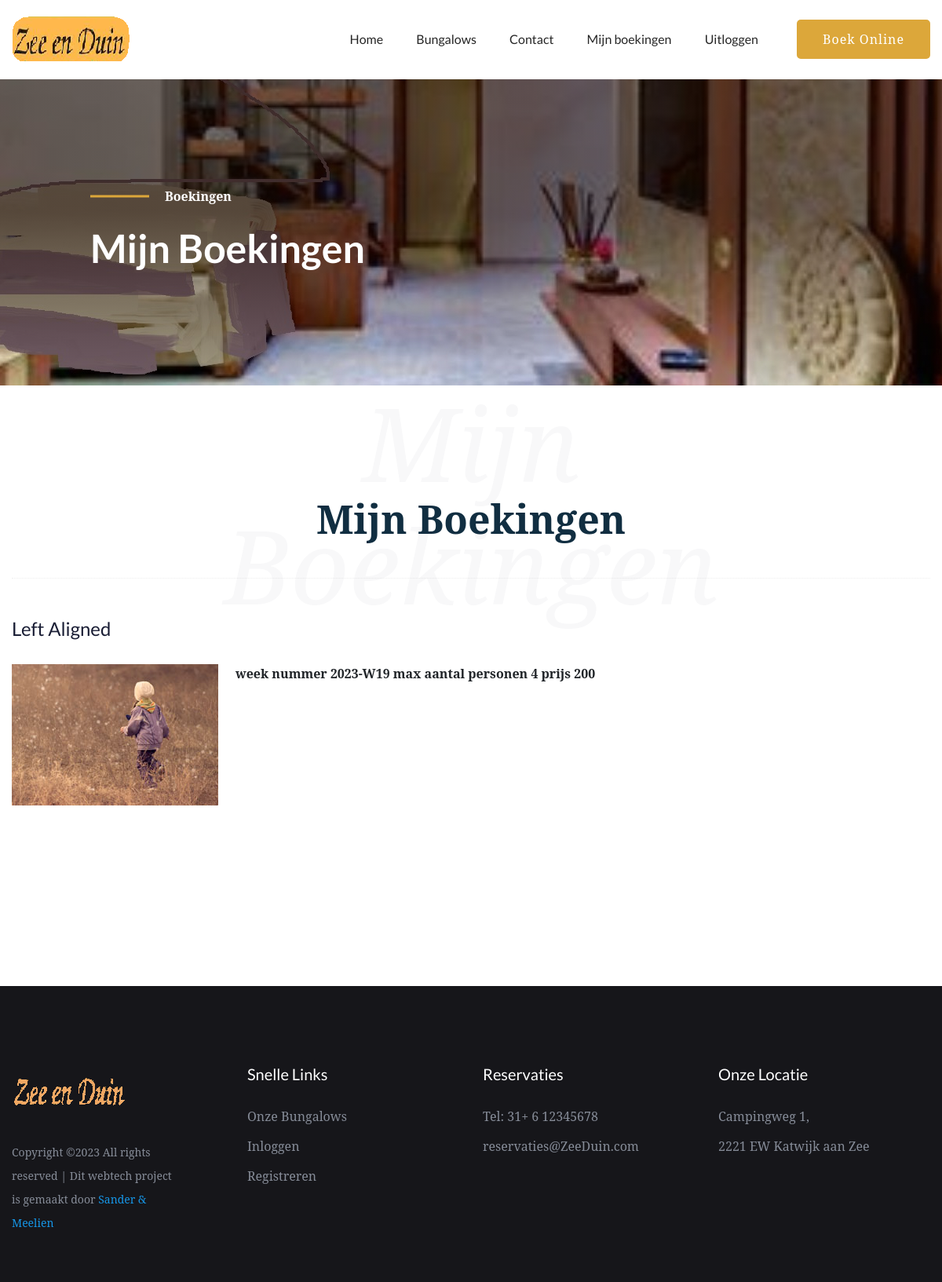
Page /boekingen (signed in) on the earlier database version.
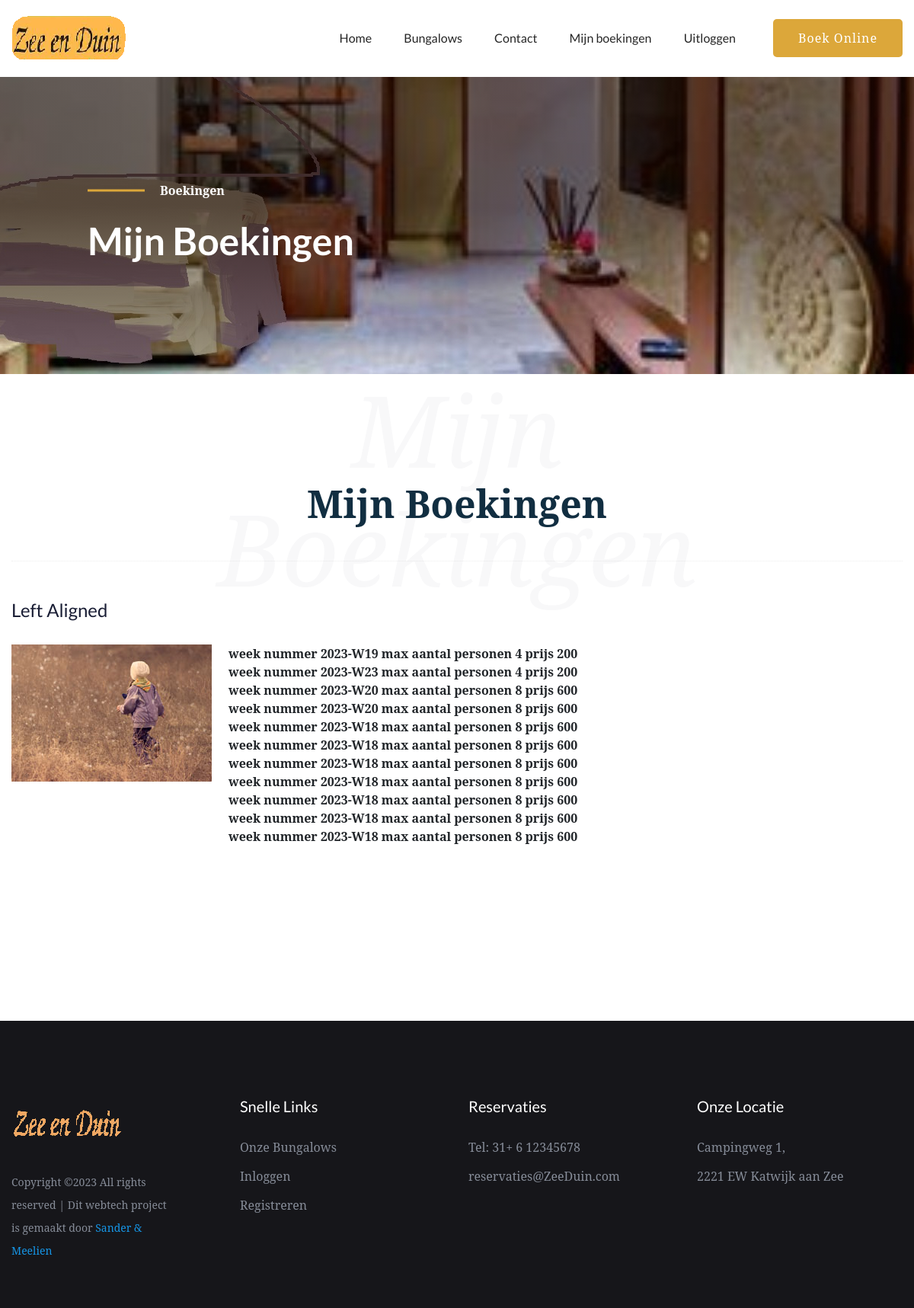
Same page on the later database version.
### website2/models.py (models this page shows)
class Boekingen(db.Model):
    __tablename__ = 'bookings'
    id = db.Column(db.Integer, primary_key=True)
    week = db.Column(db.Integer, nullable=False) # Not NULL
    customer_id = db.Column(db.Integer, db.ForeignKey('customer.id')) # Foreign key?
    bungalow_id = db.Column(db.Integer, db.ForeignKey('bungalow.id')) # Foreign key?

class Bungalow(db.Model):
    __tablename__ = 'bungalow'
    id = db.Column(db.Integer, primary_key=True)
    name = db.Column(db.Text, nullable = False)
    size = db.Column(db.Integer, nullable = False)
    price = db.Column(db.Integer, nullable = False)
    bookings = db.relationship('Boekingen', backref='bungalow', uselist=False)

### website2/auth.py (the view)
@auth.route('/boekingen')
@login_required
def boekingen():
    results = db.session.execute(db.select(Boekingen, Bungalow)
                                 .filter(Boekingen.bungalow_id == Bungalow.id)
                                 .filter(Boekingen.customer_id == current_user.id)).scalars()
    return render_template("mijnboekingen.html", user=current_user, boekingen=results)

### website2/__init__.py (called while the page is built)
def create_app():
    app = Flask(__name__)
    app.config['SECRET_KEY'] = 'geheimesleutel'
    app.config['SQLALCHEMY_DATABASE_URI'] = f'sqlite:///{DB_NAME}'
    db.init_app(app)
    from .views import views
    from .auth import auth
    app.register_blueprint(views, url_prefix='/')
    app.register_blueprint(auth, url_prefix='/')
    from .models import Klant, Boekingen, Bungalow
    login_manager = LoginManager()
    login_manager.login_view = 'auth.login'
    login_manager.init_app(app)
    @login_manager.user_loader
    def load_klant(id):
        return Klant.query.get(int(id))
    with app.app_context():
        db.create_all()
    return app

### website2/templates/mijnboekingen.html (shortened to what this page needs)
{% extends "base.html" %}
{% block content %}
        <link rel="stylesheet" href="../static/assets/css/bootstrap.min.css">
        <link rel="stylesheet" href="../static/assets/css/owl.carousel.min.css">
        <link rel="stylesheet" href="../static/assets/css/gijgo.css">
        <link rel="stylesheet" href="../static/assets/css/slicknav.css">
        <link rel="stylesheet" href="../static/assets/css/animate.min.css">
        <link rel="stylesheet" href="../static/assets/css/magnific-popup.css">
        <link rel="stylesheet" href="../static/assets/css/fontawesome-all.min.css">
        <link rel="stylesheet" href="../static/assets/css/themify-icons.css">
        <link rel="stylesheet" href="../static/assets/css/themify-icons.css">
        <link rel="stylesheet" href="../static/assets/css/slick.css">
        <link rel="stylesheet" href="../static/assets/css/nice-select.css">
        <link rel="stylesheet" href="../static/assets/css/style.css">
        <link rel="stylesheet" href="../static/assets/css/responsive.css">
   </head>
   <body>
    <div id="preloader-active">
        <div class="preloader d-flex align-items-center justify-content-center">
            <div class="preloader-inner position-relative">
                <div class="preloader-img pere-text">
                    <strong>Boekingen</b>
                </div>
            </div>
        </div>
    </div>
    <main>
        <div class="slider-area">
            <div class="single-slider hero-overly slider-height2 d-flex align-items-center" data-background="assets/img/hero/roomspage_hero.jpg" >
                <div class="container">
                    <div class="row ">
                        <div class="col-md-11 offset-xl-1 offset-lg-1 offset-md-1">
                            <div class="hero-caption">
                                <span>Boekingen</span>
                                <h2>Mijn Boekingen</h2>
                            </div>
                        </div>
                    </div>
                </div>
            </div>
        </div>
        <section class="room-area r-padding1">
            <div class="container">
                <div class="row justify-content-center">
                    <div class="col-xl-8">
                        <div class="font-back-tittle mb-45">
                            <div class="archivment-front">
                                <h3>Mijn Boekingen</h3>
                            </div>
                            <h3 class="archivment-back">Mijn Boekingen</h3>
                        </div>
                    </div>
                </div>
                <div class="section-top-border">
                    <h3 class="mb-30">Left Aligned</h3>
                    <div class="row">
                        <div class="col-md-3">
                            <img src="assets/img/elements/d.jpg" alt="" class="img-fluid">
                        </div>
                        <ul class="text-right">
                        {% for boeking in boekingen %}
                            <li>week nummer {{ boeking.week }}
                                max aantal personen {{ boeking.bungalow.size }}
                                prijs {{ boeking.bungalow.price }}
                            </li>
                        {% endfor %}
                        </ul>
                    </div>
                </div>
        </section>
    </body>
{% endblock %}

### website2/templates/base.html (shortened to what this page needs)
<!doctype html>
<html class="no-js" lang="zxx">
<head>
</head>
<body>
<header>
    <div class="header-area header-sticky">
        <div class="main-header ">
            <div class="container">
                <div class="row align-items-center">
                    <div class="col-xl-2 col-lg-2">
                        <div class="logo">
                           <a href="/"><img src="../static/assets/img/logo/logo.png" alt=""></a>
                        </div>
                    </div>
                <div class="col-xl-8 col-lg-8">
                        <div class="main-menu f-right d-none d-lg-block">
                            <nav>
                                <ul id="navigation">
                                    <li><a href="/">Home</a></li>
                                    <li><a href="/bungalows">Bungalows</a></li>
                                    <li><a href="#contact">Contact</a></li>
                                    {% if current_user.is_authenticated %}
                                    <li><a href="/boekingen">Mijn boekingen</a></li>
                                    <li><a href="/logout">Uitloggen</a></li>
                                    {% endif %}
                                </ul>
                            </nav>
                        </div>
                    </div>
                    <div class="col-xl-2 col-lg-2">
                        <div class="header-btn">
                            <a href="/rooms" class="btn btn1 d-none d-lg-block ">Boek Online</a>
                        </div>
                    </div>
                    <div class="col-12">
                    </div>
                </div>
            </div>
        </div>
   </div>
</header>
{% block content %}
{% endblock %}
<div id= "contact" class="footer-area black-bg footer-padding">
    <div class="container">
        <div class="row d-flex justify-content-between">
            <div class="col-xl-3 col-lg-3 col-md-4 col-sm-6">
               <div class="single-footer-caption mb-30">
                  <div class="footer-logo">
                    <a href="/"><img src="../static/assets/img/logo/logo2.png" alt=""></a>
                  </div>
                  <div class="footer-pera">
                       <p>
Copyright &copy;<script>document.write(new Date().getFullYear());</script> All rights reserved | Dit webtech project is gemaakt door <a href="https://colorlib.com" target="_blank">Sander & Meelien</a>
</p>
                  </div>
               </div>
            </div>
            <div class="col-xl-3 col-lg-3 col-md-3 col-sm-5">
                <div class="single-footer-caption mb-30">
                    <div class="footer-tittle">
                        <h4>Snelle Links</h4>
                        <ul>
                            <li><a href="/rooms">Onze Bungalows</a></li>
                            <li><a href="/login">Inloggen</a></li>
                            <li><a href="/register">Registreren</a></li>
                        </ul>
                    </div>
                </div>
            </div>
            <div class="col-xl-3 col-lg-3 col-md-3 col-sm-3">
                <div class="single-footer-caption mb-30">
                    <div class="footer-tittle">
                        <h4>Reservaties</h4>
                        <ul>
                            <li><a href="https://web.whatsapp.com/">Tel: 31+ 6 12345678</a></li>
                            <li><a href="outlook.office.com">reservaties@ZeeDuin.com</a></li>
                        </ul>
                    </div>
                </div>
            </div>
            <div class="col-xl-3 col-lg-3 col-md-4  col-sm-5">
                <div class="single-footer-caption mb-30">
                    <div class="footer-tittle">
                        <h4>Onze Locatie</h4>
                        <ul>
                            <li><a href="https://goo.gl/maps/4o4eazKUDx2Xw54S6">Campingweg 1,</a></li>
                            <li><a href="https://goo.gl/maps/ZzdzSdYAud5MXzWb9">2221 EW Katwijk aan Zee</a></li>
                        </ul>
                    </div>
                </div>
            </div>
        </div>
    </div>
</div>
</body>

Differences in the rows shown:
added Boekingen: week "2023-W23", bungalow.size "4", bungalow.price "200"
added Boekingen: week "2023-W20", bungalow.size "8", bungalow.price "600"
added Boekingen: week "2023-W20", bungalow.size "8", bungalow.price "600"
added Boekingen: week "2023-W18", bungalow.size "8", bungalow.price "600"
added Boekingen: week "2023-W18", bungalow.size "8", bungalow.price "600"
added Boekingen: week "2023-W18", bungalow.size "8", bungalow.price "600"
added Boekingen: week "2023-W18", bungalow.size "8", bungalow.price "600"
added Boekingen: week "2023-W18", bungalow.size "8", bungalow.price "600"
added Boekingen: week "2023-W18", bungalow.size "8", bungalow.price "600"
added Boekingen: week "2023-W18", bungalow.size "8", bungalow.price "600"
